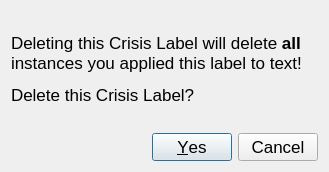
<?xml version="1.0" encoding="UTF-8"?>
<ui version="4.0">
 <class>DelCrisisDialog</class>
 <widget class="QDialog" name="DelCrisisDialog">
  <property name="geometry">
   <rect>
    <x>0</x>
    <y>0</y>
    <width>329</width>
    <height>172</height>
   </rect>
  </property>
  <property name="minimumSize">
   <size>
    <width>329</width>
    <height>172</height>
   </size>
  </property>
  <property name="font">
   <font>
    <pointsize>13</pointsize>
    <weight>50</weight>
    <bold>false</bold>
   </font>
  </property>
  <property name="windowTitle">
   <string>Delete Crisis Label?</string>
  </property>
  <layout class="QVBoxLayout">
   <item>
    <widget class="QLabel" name="label">
     <property name="text">
      <string>&lt;html&gt;&lt;head/&gt;&lt;body&gt;&lt;p&gt;Deleting this Crisis Label will delete &lt;span style=&quot; font-weight:600;&quot;&gt;all &lt;/span&gt;instances you applied this label to text! &lt;/p&gt;&lt;p&gt;Delete this Crisis Label?&lt;/p&gt;&lt;/body&gt;&lt;/html&gt;</string>
     </property>
     <property name="textFormat">
      <enum>Qt::RichText</enum>
     </property>
     <property name="wordWrap">
      <bool>true</bool>
     </property>
    </widget>
   </item>
   <item>
    <widget class="QDialogButtonBox" name="buttonBox">
     <property name="standardButtons">
      <set>QDialogButtonBox::Cancel|QDialogButtonBox::Yes</set>
     </property>
    </widget>
   </item>
  </layout>
 </widget>
 <resources/>
 <connections/>
</ui>
